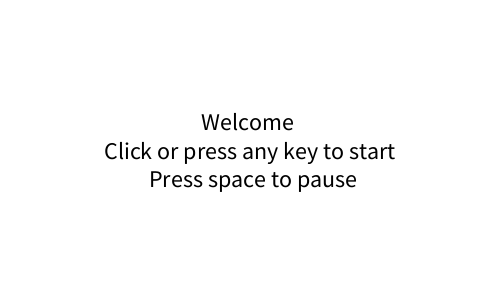
Frame 1 (no input)
Frame 60 (the mouse pressed at the canvas centre just before this capture): identical to frame 1, image omitted
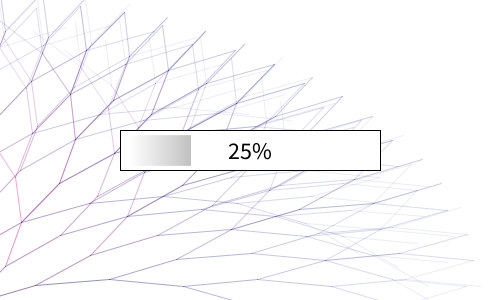
Frame 120 (the mouse held since frame 60 and released just before this capture)

The Processing sketch that drew these frames (run headless with seeded random() and noise(); from frame 60 on, the mouse is pressed at the canvas centre):

// Processing sketch: s42782015_ass2
// ── s42782015_ass2.pde
/*
  Timothy Boye
  COMP115 - Assignment 2
  The Random Progress Bar
  
  Part 3:
  - Implemented pause when space bar is pressed
  - Included instructions on initial screen
  - included a repeating 'Y' pattern background that
    subtly changes colour with the progress of the bar
*/

int progH;                     // height of the progress bar
float timer;                   // stores how long the progress bar takes
boolean started = false;       // tells the bar when to run
float startTime;               // stores time the bar started
float progress;                // stores the current progress of the bar
float pausedTime;              // stores time at which the bar was paused
boolean paused = false;        // stores whether the bar is paused


void setup() {
  size(500, 300);
  background(255);
  smooth();
  rectMode(CENTER);
  textAlign(CENTER, CENTER);
  textSize(24);
  fill(0);
  text("Welcome \n Click or press any key to start \n Press space to pause", width/2, height/2);

  // stores how tall the progress bar should be
  if (height/10 < 40)
    progH = height/10;
  else
    progH = 40;
}


/*  when the mouse is pressed the progress bar starts */
void mousePressed() {
  startProgress();
}


/* starts the progress bar if any key is hit
 unless its space in which case it pauses/resumes */
void keyPressed() {
  if (key == 32) {
    if (started) {
      pausedTime = millis();
      started = false;
      paused = true;
    }
    else
      if (paused) {
        startTime = startTime + millis() - pausedTime;
        started = true;
        paused = false;
      }
  } 
  else {
    startProgress();
  }
}


/* starts the bar from 0% and randomizes the timer */
void startProgress() {
  progress = 0;
  startTime = millis();
  timer = random(2000, 8001);
  started = true;
}


void draw() {
  // runs the progress bar and stops it at 100-%
  if (started) {
    progressBar();

    // checks how long the bar has been running
    if (millis() - startTime <= timer)      // if the timer hasnt elapsed make progress the bar
        progress = (millis() - startTime);
    else                                    // if the timer has elapsed stop the bar
    started = false;
  } 
}



/* draws the progress bar */
void progressBar() {
  // y coordinate for the progress bar lines
  float lineYStart = height/2 - progH/2;             
  
  // draws white background with the coloured pattern ontop
  background(255);
  pattern(-width/4, height+height/4, -PI/3, 9);
  // bounding box of the bar
  stroke(0);
  fill(255);
  rect(width/2, height/2, width/2+10, progH+10);

  /* draws the current progress of the bar as a
   segment of half the width of the window */
  for (int i = 1; i < progress*(width/2/timer); i++) {
    int gradient = (int)map(255-i,0,width/2,0,255); // degree the whit content till black as a function the width of the bar
    stroke(gradient);
    line(width*0.25+i, lineYStart, width*0.25+i, lineYStart+progH);
  }
  // display progress text
  displayProgress();
}


/* prints the current progress (in multiples of 5) on screen */
void displayProgress() {
  int percentage = (int)(progress/timer*100);
  /* for progress less than 100% print in multiples of five
   else print 100% done */
  if (millis() - startTime <= timer) {
    fill(0);
    text((percentage-percentage%5) + "%", width/2, height/2);
  }
  else {
    fill(255);
    text("100% Done!", width/2, height/2);
  }
}


/* creates a pattern on the background that 
   subtly changes colour with the progress */
void pattern(float x, float y, float initialAngle, float iterations) {
  // stores the change in angle for the pattern
  float dAngle = 0.3;
  // sets the angle at which the new line should deviate from the previous
  float X2 = x + 75*cos(initialAngle);
  float Y2 = y + 45*sin(initialAngle);

  /* draws a line from the starting point to the angle defined above
   then initiates two more iterrations of pattern to draw lines from
   here branching off in either direction, stops once the number of
   iterations runs out */
  if (iterations > 0) {
    // alters the colour for each iteration to give a gradient effect
    float r = abs(initialAngle*25*iterations);
    float g = progress/timer*100;
    float b = map(progress/timer*100,0,100,100,255);
    float a = 20*iterations;
    stroke(r, g, b, a);
    line(x, y, X2, Y2);
    iterations--;
    // calls the pattern method again for the two branches off this line
    pattern(X2, Y2, initialAngle+dAngle, iterations);
    pattern(X2, Y2, initialAngle-dAngle, iterations);
  }
}
